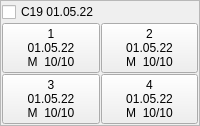
          <widget class="QFrame" name="frame_73">
           <property name="frameShape">
            <enum>QFrame::StyledPanel</enum>
           </property>
           <property name="frameShadow">
            <enum>QFrame::Raised</enum>
           </property>
           <layout class="QHBoxLayout" name="horizontalLayout_9">
            <property name="spacing">
             <number>1</number>
            </property>
            <property name="leftMargin">
             <number>1</number>
            </property>
            <property name="topMargin">
             <number>1</number>
            </property>
            <property name="rightMargin">
             <number>1</number>
            </property>
            <property name="bottomMargin">
             <number>1</number>
            </property>
            <item>
             <layout class="QGridLayout" name="gridLayout_73">
              <property name="leftMargin">
               <number>0</number>
              </property>
              <item row="2" column="0">
               <widget class="QPushButton" name="pushButton_295">
                <property name="text">
                 <string>3
01.05.22
M  10/10</string>
                </property>
               </widget>
              </item>
              <item row="1" column="0">
               <widget class="QPushButton" name="pushButton_294">
                <property name="text">
                 <string>1
01.05.22
M  10/10</string>
                </property>
               </widget>
              </item>
              <item row="1" column="1">
               <widget class="QPushButton" name="pushButton_292">
                <property name="text">
                 <string>2
01.05.22
M  10/10</string>
                </property>
               </widget>
              </item>
              <item row="0" column="0" colspan="2">
               <widget class="QCheckBox" name="A1_73">
                <property name="text">
                 <string>C19 01.05.22</string>
                </property>
               </widget>
              </item>
              <item row="2" column="1">
               <widget class="QPushButton" name="pushButton_293">
                <property name="text">
                 <string>4
01.05.22
M  10/10</string>
                </property>
               </widget>
              </item>
             </layout>
            </item>
           </layout>
          </widget>
